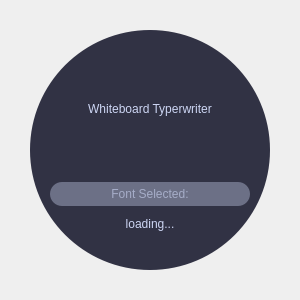
<?xml version="1.0" encoding="UTF-8"?>
<ui version="4.0">
 <class>SplashScreen</class>
 <widget class="QMainWindow" name="SplashScreen">
  <property name="geometry">
   <rect>
    <x>0</x>
    <y>0</y>
    <width>300</width>
    <height>300</height>
   </rect>
  </property>
  <property name="minimumSize">
   <size>
    <width>300</width>
    <height>300</height>
   </size>
  </property>
  <property name="maximumSize">
   <size>
    <width>300</width>
    <height>300</height>
   </size>
  </property>
  <property name="windowTitle">
   <string>Loading</string>
  </property>
  <widget class="QWidget" name="centralwidget">
   <layout class="QVBoxLayout" name="verticalLayout">
    <property name="spacing">
     <number>0</number>
    </property>
    <property name="leftMargin">
     <number>10</number>
    </property>
    <property name="topMargin">
     <number>10</number>
    </property>
    <property name="rightMargin">
     <number>10</number>
    </property>
    <property name="bottomMargin">
     <number>10</number>
    </property>
    <item>
     <widget class="QFrame" name="container">
      <property name="frameShape">
       <enum>QFrame::NoFrame</enum>
      </property>
      <property name="frameShadow">
       <enum>QFrame::Raised</enum>
      </property>
      <layout class="QHBoxLayout" name="horizontalLayout">
       <property name="spacing">
        <number>0</number>
       </property>
       <property name="leftMargin">
        <number>20</number>
       </property>
       <property name="topMargin">
        <number>20</number>
       </property>
       <property name="rightMargin">
        <number>20</number>
       </property>
       <property name="bottomMargin">
        <number>20</number>
       </property>
       <item>
        <widget class="QFrame" name="circleBg">
         <property name="styleSheet">
          <string notr="true">QFrame {
	background-color: #313244;
	color:  #cdd6f4;
	border-radius: 120;
	font: 9pt &quot;Segoe Ui&quot;;
}</string>
         </property>
         <property name="frameShape">
          <enum>QFrame::NoFrame</enum>
         </property>
         <property name="frameShadow">
          <enum>QFrame::Raised</enum>
         </property>
         <layout class="QVBoxLayout" name="verticalLayout_2">
          <property name="spacing">
           <number>0</number>
          </property>
          <property name="leftMargin">
           <number>0</number>
          </property>
          <property name="topMargin">
           <number>0</number>
          </property>
          <property name="rightMargin">
           <number>0</number>
          </property>
          <property name="bottomMargin">
           <number>0</number>
          </property>
          <item>
           <widget class="QFrame" name="texts">
            <property name="maximumSize">
             <size>
              <width>16777215</width>
              <height>180</height>
             </size>
            </property>
            <property name="styleSheet">
             <string notr="true">background: none;</string>
            </property>
            <property name="frameShape">
             <enum>QFrame::StyledPanel</enum>
            </property>
            <property name="frameShadow">
             <enum>QFrame::Raised</enum>
            </property>
            <layout class="QVBoxLayout" name="verticalLayout_3">
             <item>
              <layout class="QGridLayout" name="gridLayout">
               <property name="topMargin">
                <number>25</number>
               </property>
               <item row="2" column="0">
                <widget class="QFrame" name="fontFrame">
                 <property name="frameShape">
                  <enum>QFrame::NoFrame</enum>
                 </property>
                 <property name="frameShadow">
                  <enum>QFrame::Raised</enum>
                 </property>
                 <layout class="QVBoxLayout" name="verticalLayout_4">
                  <item alignment="Qt::AlignHCenter">
                   <widget class="QLabel" name="fontSelected">
                    <property name="minimumSize">
                     <size>
                      <width>200</width>
                      <height>24</height>
                     </size>
                    </property>
                    <property name="maximumSize">
                     <size>
                      <width>200</width>
                      <height>24</height>
                     </size>
                    </property>
                    <property name="styleSheet">
                     <string notr="true">QLabel {
	color: #a6adc8;
	border-radius: 12px;
	background-color: #6c7086;
}</string>
                    </property>
                    <property name="text">
                     <string>Font Selected:</string>
                    </property>
                    <property name="alignment">
                     <set>Qt::AlignCenter</set>
                    </property>
                   </widget>
                  </item>
                 </layout>
                </widget>
               </item>
               <item row="0" column="0">
                <widget class="QLabel" name="title">
                 <property name="minimumSize">
                  <size>
                   <width>0</width>
                   <height>30</height>
                  </size>
                 </property>
                 <property name="text">
                  <string>Whiteboard Typerwriter</string>
                 </property>
                 <property name="alignment">
                  <set>Qt::AlignCenter</set>
                 </property>
                </widget>
               </item>
               <item row="1" column="0">
                <widget class="QFrame" name="percentFrame">
                 <property name="minimumSize">
                  <size>
                   <width>0</width>
                   <height>60</height>
                  </size>
                 </property>
                 <property name="maximumSize">
                  <size>
                   <width>16777215</width>
                   <height>80</height>
                  </size>
                 </property>
                 <property name="frameShape">
                  <enum>QFrame::StyledPanel</enum>
                 </property>
                 <property name="frameShadow">
                  <enum>QFrame::Raised</enum>
                 </property>
                </widget>
               </item>
               <item row="3" column="0">
                <widget class="QLabel" name="loading">
                 <property name="text">
                  <string>loading...</string>
                 </property>
                 <property name="alignment">
                  <set>Qt::AlignCenter</set>
                 </property>
                </widget>
               </item>
              </layout>
             </item>
            </layout>
           </widget>
          </item>
         </layout>
        </widget>
       </item>
      </layout>
     </widget>
    </item>
   </layout>
  </widget>
 </widget>
 <resources/>
 <connections/>
</ui>
